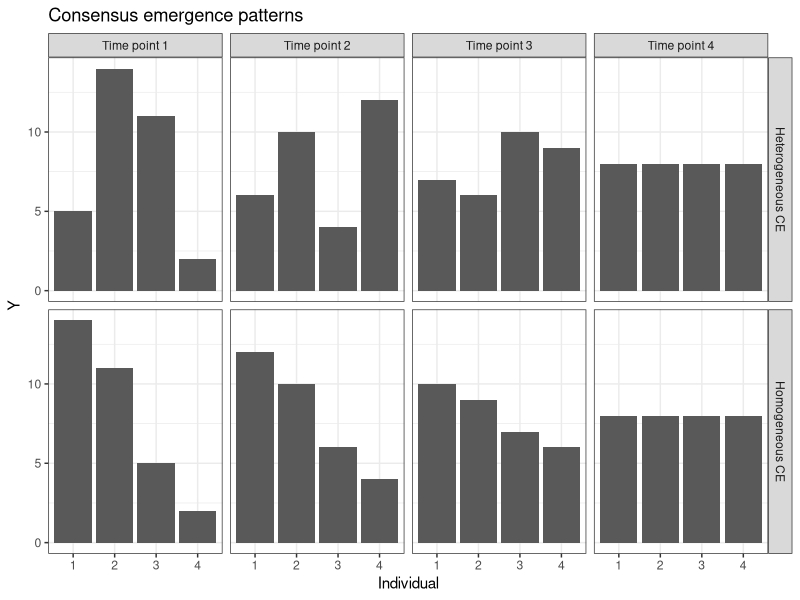
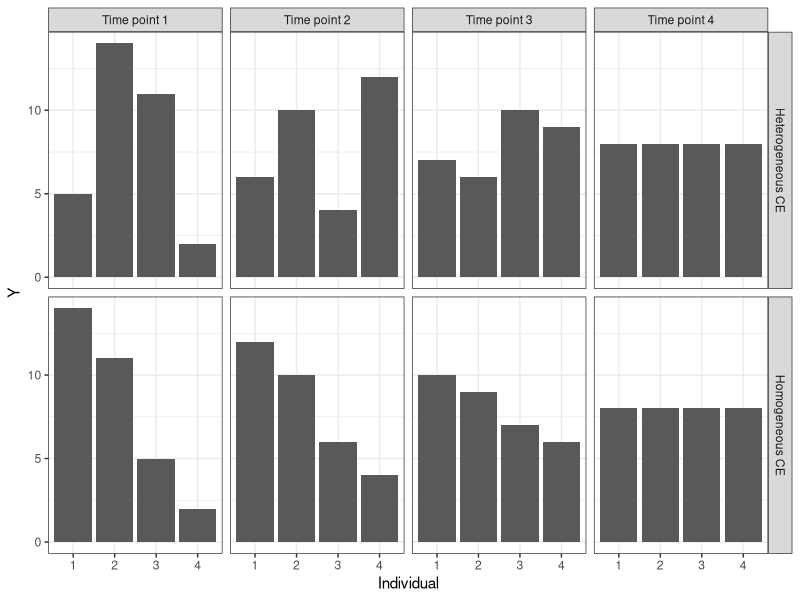
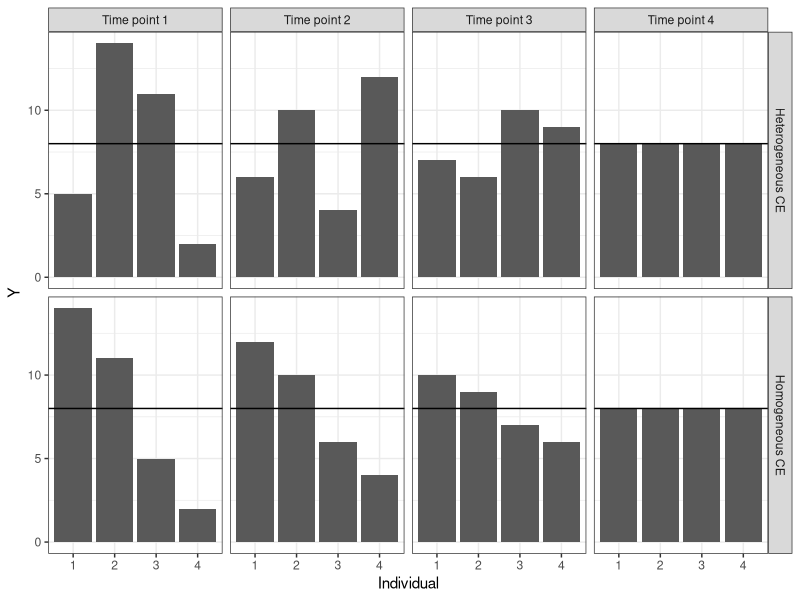

The R source for these figures, in order:
## illustration of the different types of consensus assumed by the models
# date: 2021-06-16
# last updated: 2022-03-16

library(dplyr)
library(ggplot2)

# cei = Homogeneous Consensus Emergence
# cem = Heterogeneous Consensus Emergence

x4 <- rep(8,4)
x3 <- c(10,9,7,6)
x2 <- c(12,10,6,4)
x1 <- c(14,11,5,2)


cei <- data.frame(cbind(y=c(x1,x2,x3,x4),p=rep(1:4, 4),time=rep(1:4,each=4),type="Homogeneous CE"))

set.seed(123)
y4 <- x4
y3 <- sample(x3,4)
y2 <- sample(x2,4)
y1 <- sample(x1,4)

cem <- data.frame(cbind(y=c(y1,y2,y3,y4),p=rep(1:4, 4),time=rep(1:4,each=4),type="Heterogeneous CE"))

dat <- bind_rows(cei,cem)
dat$y <- as.integer(dat$y)

# Names for facets
time.labs <- c("Time point 1","Time point 2","Time point 3","Time point 4")
names(time.labs) <- c(1,2,3,4)

ggplot(dat) + 
  geom_col(aes(p,y)) + 
  facet_grid(cols=vars(time),rows = vars(type),labeller = labeller(time=time.labs)) + 
  theme_bw() +
  labs(title ="Consensus emergence patterns") +
  xlab("Individual") +
  ylab("Y")


# for presentation
ggplot(dat) + 
  geom_col(aes(p,y)) + 
  facet_grid(cols=vars(time),rows = vars(type),labeller = labeller(time=time.labs)) + 
  theme_bw() +
  #labs(title ="Consensus emergence patterns") +
  xlab("Individual") +
  ylab("Y")

ggplot(dat) + 
  geom_col(aes(p,y)) + 
  geom_abline(aes(p,y), intercept = 8, slope = 0) +
  facet_grid(cols=vars(time),rows = vars(type),labeller = labeller(time=time.labs)) + 
  theme_bw() +
  #labs(title ="Consensus emergence patterns") +
  xlab("Individual") +
  ylab("Y")

